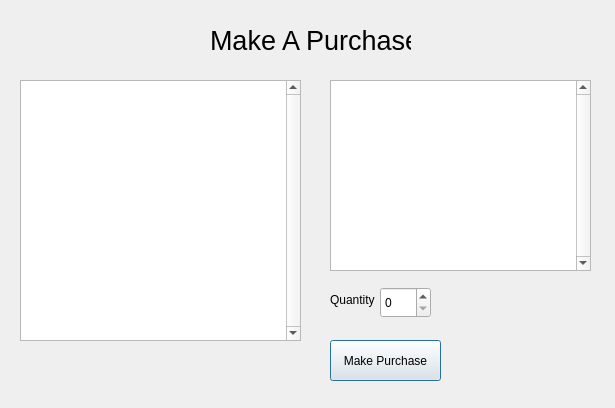
<?xml version="1.0" encoding="UTF-8"?>
<ui version="4.0">
 <class>purchase</class>
 <widget class="QDialog" name="purchase">
  <property name="geometry">
   <rect>
    <x>0</x>
    <y>0</y>
    <width>615</width>
    <height>408</height>
   </rect>
  </property>
  <property name="windowTitle">
   <string>Dialog</string>
  </property>
  <widget class="QTableView" name="customerView">
   <property name="geometry">
    <rect>
     <x>20</x>
     <y>80</y>
     <width>281</width>
     <height>261</height>
    </rect>
   </property>
   <property name="verticalScrollBarPolicy">
    <enum>Qt::ScrollBarAlwaysOn</enum>
   </property>
   <property name="horizontalScrollBarPolicy">
    <enum>Qt::ScrollBarAlwaysOff</enum>
   </property>
   <property name="selectionMode">
    <enum>QAbstractItemView::SingleSelection</enum>
   </property>
   <property name="selectionBehavior">
    <enum>QAbstractItemView::SelectRows</enum>
   </property>
   <property name="verticalScrollMode">
    <enum>QAbstractItemView::ScrollPerPixel</enum>
   </property>
   <property name="horizontalScrollMode">
    <enum>QAbstractItemView::ScrollPerPixel</enum>
   </property>
   <attribute name="verticalHeaderVisible">
    <bool>false</bool>
   </attribute>
  </widget>
  <widget class="QSpinBox" name="quantityBox">
   <property name="geometry">
    <rect>
     <x>380</x>
     <y>287</y>
     <width>51</width>
     <height>31</height>
    </rect>
   </property>
  </widget>
  <widget class="QTableView" name="productView">
   <property name="geometry">
    <rect>
     <x>330</x>
     <y>80</y>
     <width>261</width>
     <height>191</height>
    </rect>
   </property>
   <property name="verticalScrollBarPolicy">
    <enum>Qt::ScrollBarAlwaysOn</enum>
   </property>
   <property name="horizontalScrollBarPolicy">
    <enum>Qt::ScrollBarAlwaysOff</enum>
   </property>
   <property name="selectionMode">
    <enum>QAbstractItemView::SingleSelection</enum>
   </property>
   <property name="selectionBehavior">
    <enum>QAbstractItemView::SelectRows</enum>
   </property>
   <property name="verticalScrollMode">
    <enum>QAbstractItemView::ScrollPerPixel</enum>
   </property>
   <property name="horizontalScrollMode">
    <enum>QAbstractItemView::ScrollPerPixel</enum>
   </property>
   <attribute name="verticalHeaderVisible">
    <bool>false</bool>
   </attribute>
  </widget>
  <widget class="QLabel" name="label">
   <property name="geometry">
    <rect>
     <x>330</x>
     <y>290</y>
     <width>51</width>
     <height>20</height>
    </rect>
   </property>
   <property name="text">
    <string>Quantity</string>
   </property>
  </widget>
  <widget class="QPushButton" name="purchaseButton">
   <property name="geometry">
    <rect>
     <x>330</x>
     <y>340</y>
     <width>111</width>
     <height>41</height>
    </rect>
   </property>
   <property name="text">
    <string>Make Purchase</string>
   </property>
  </widget>
  <widget class="QLabel" name="label_2">
   <property name="geometry">
    <rect>
     <x>210</x>
     <y>20</y>
     <width>201</width>
     <height>41</height>
    </rect>
   </property>
   <property name="font">
    <font>
     <pointsize>20</pointsize>
    </font>
   </property>
   <property name="text">
    <string>Make A Purchase</string>
   </property>
  </widget>
 </widget>
 <resources/>
 <connections/>
</ui>
